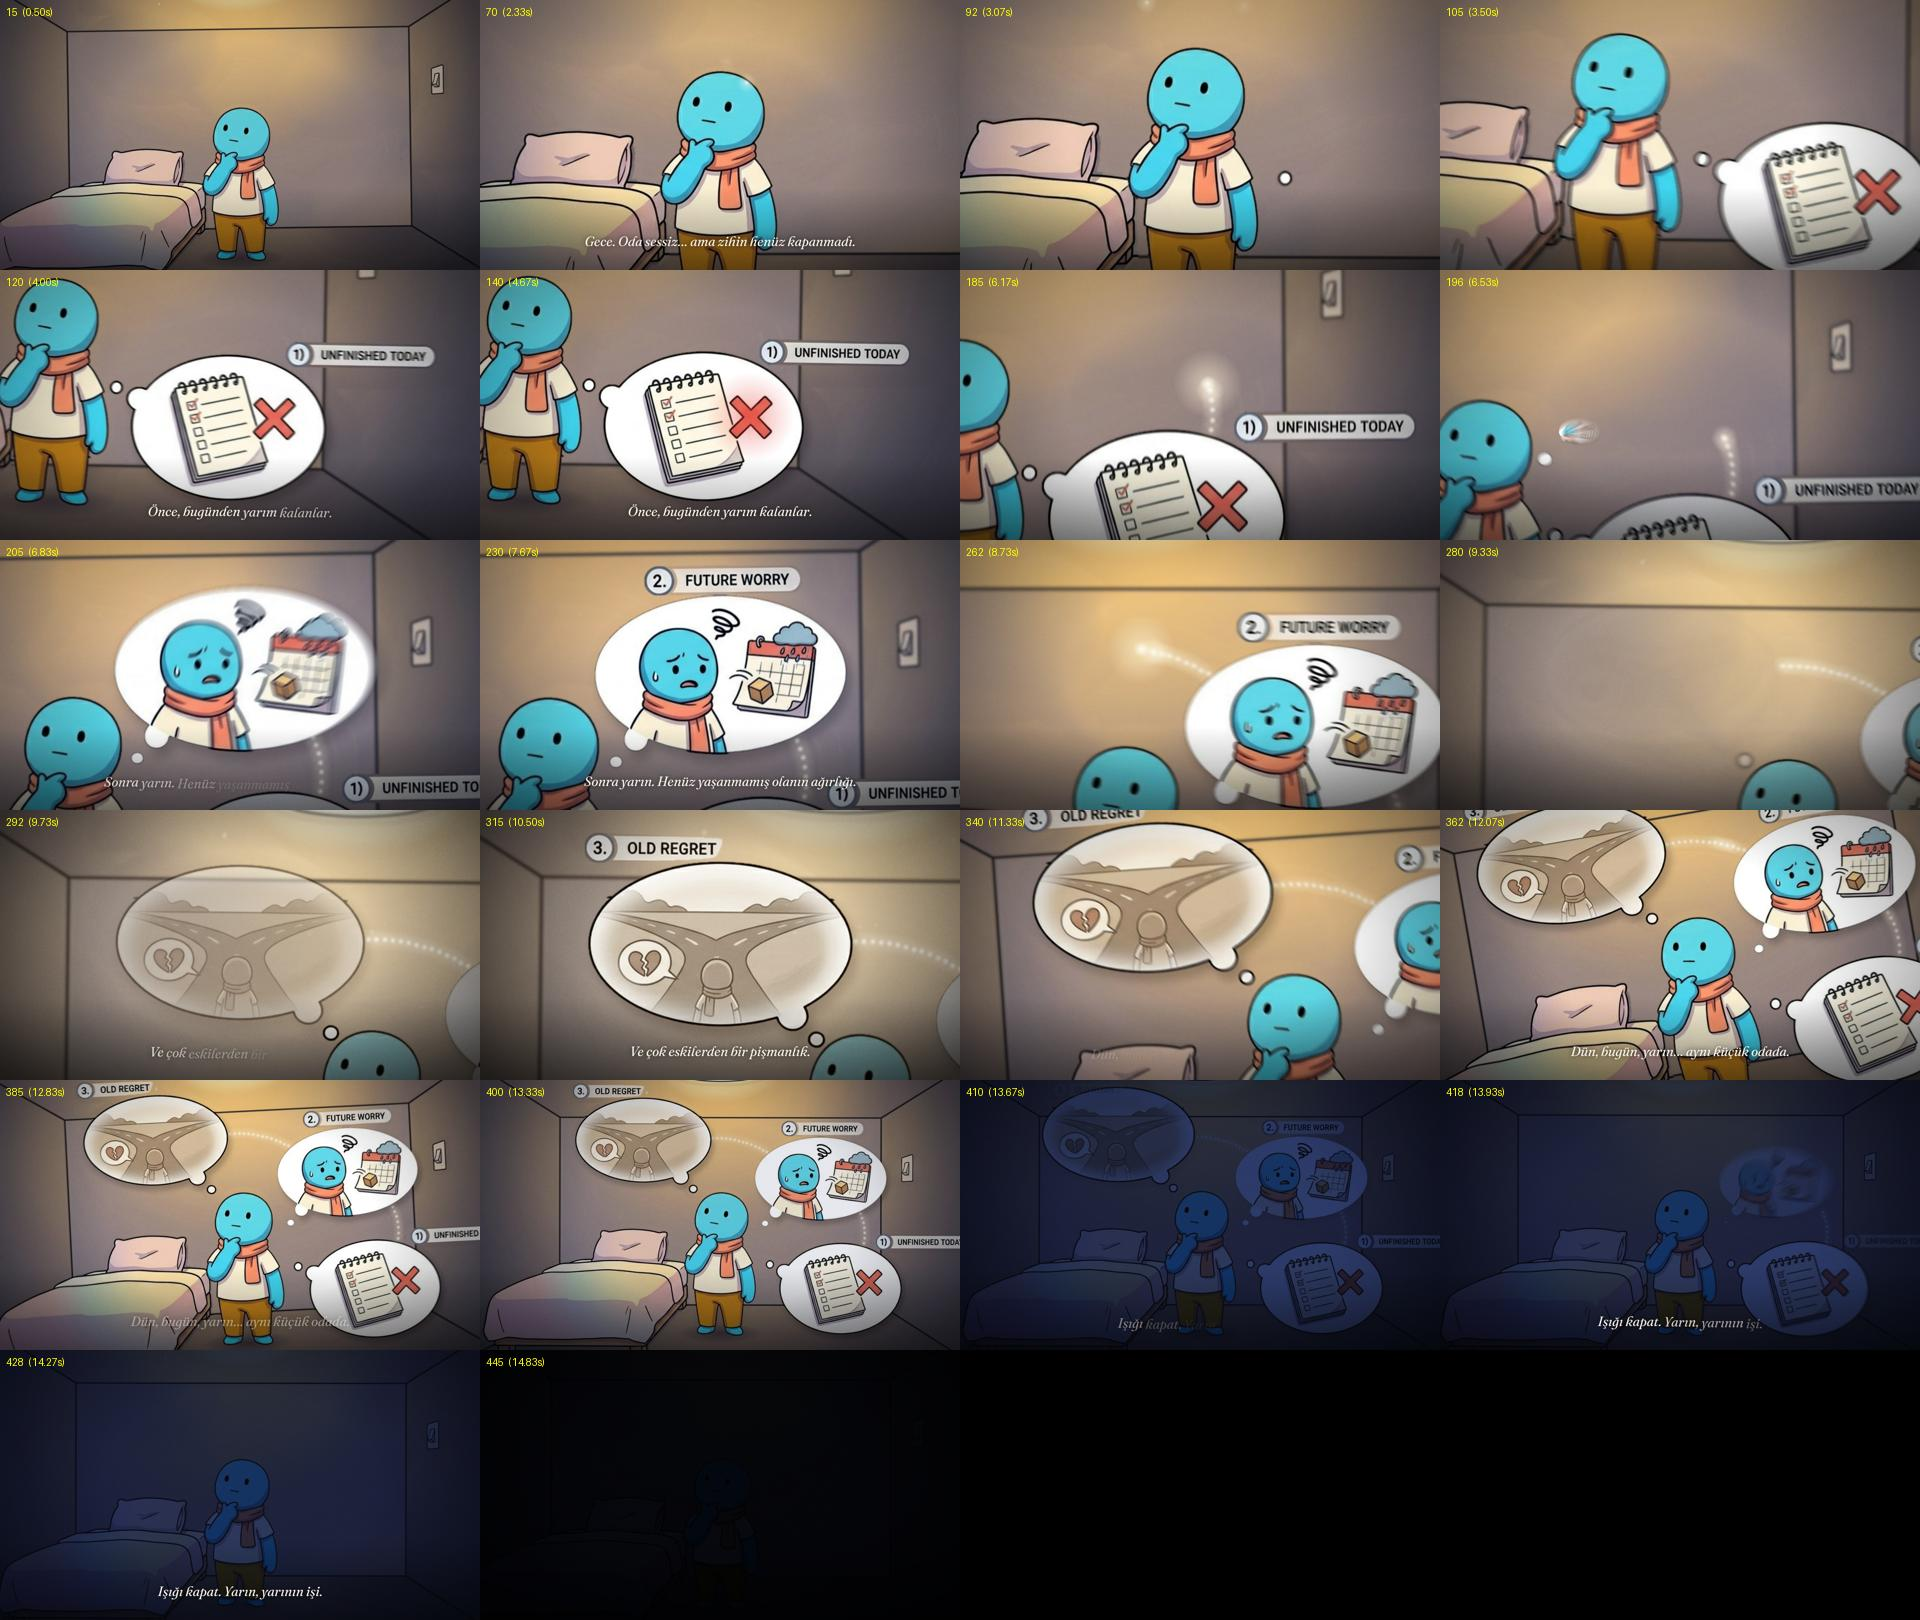

Reproduce this figure in Python.
"""Önizleme karelerinden kontrol tablosu: python3 tools/sheet.py [sütun] [genişlik]"""
import glob
import sys

from PIL import Image, ImageDraw

cols = int(sys.argv[1]) if len(sys.argv) > 1 else 4
w = int(sys.argv[2]) if len(sys.argv) > 2 else 480
h = w * 9 // 16
fs = sorted(glob.glob("preview/*.jpg"))
sheet = Image.new("RGB", (w * cols, h * ((len(fs) + cols - 1) // cols)))
for i, f in enumerate(fs):
    im = Image.open(f).resize((w, h))
    fr = int(f.split("/")[-1][:3])
    ImageDraw.Draw(im).text((6, 6), f"{fr}  ({fr / 30:.2f}s)", fill=(255, 255, 0))
    sheet.paste(im, ((i % cols) * w, (i // cols) * h))
sheet.save("tools/sheet.jpg")
